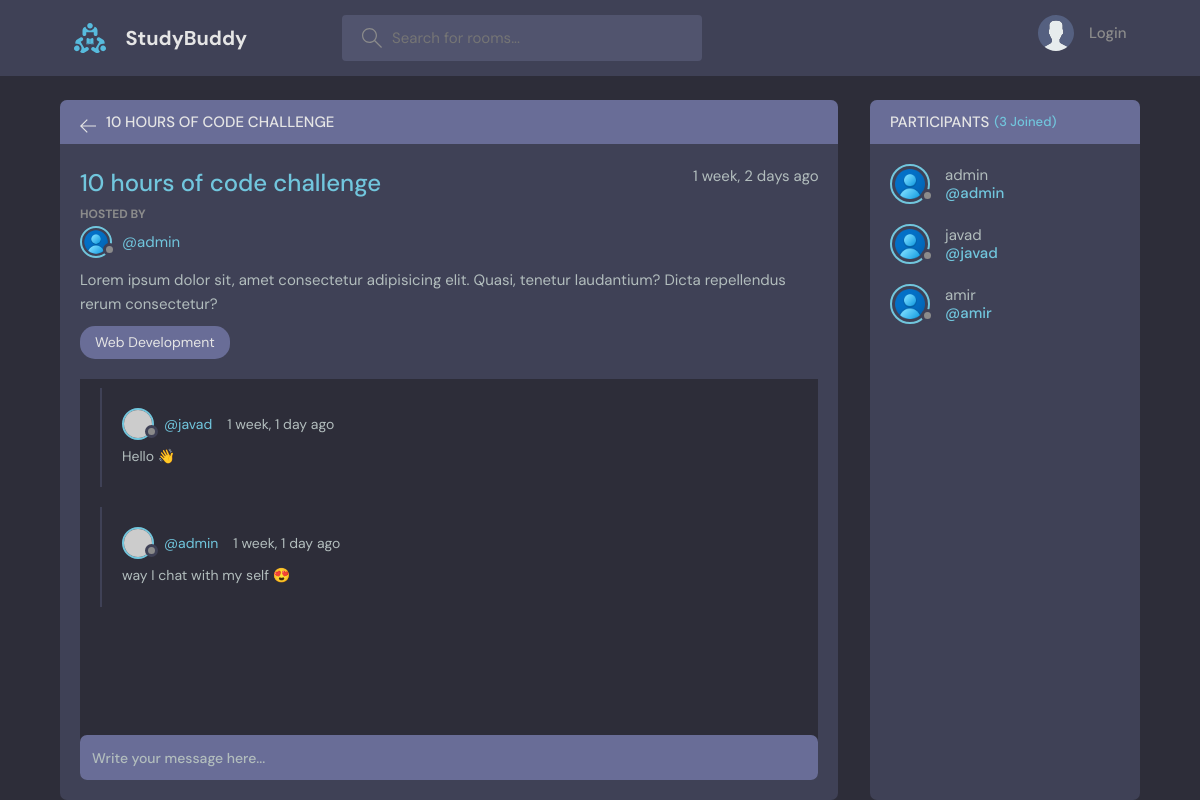
/room/3/, run on an earlier commit of the app's database.
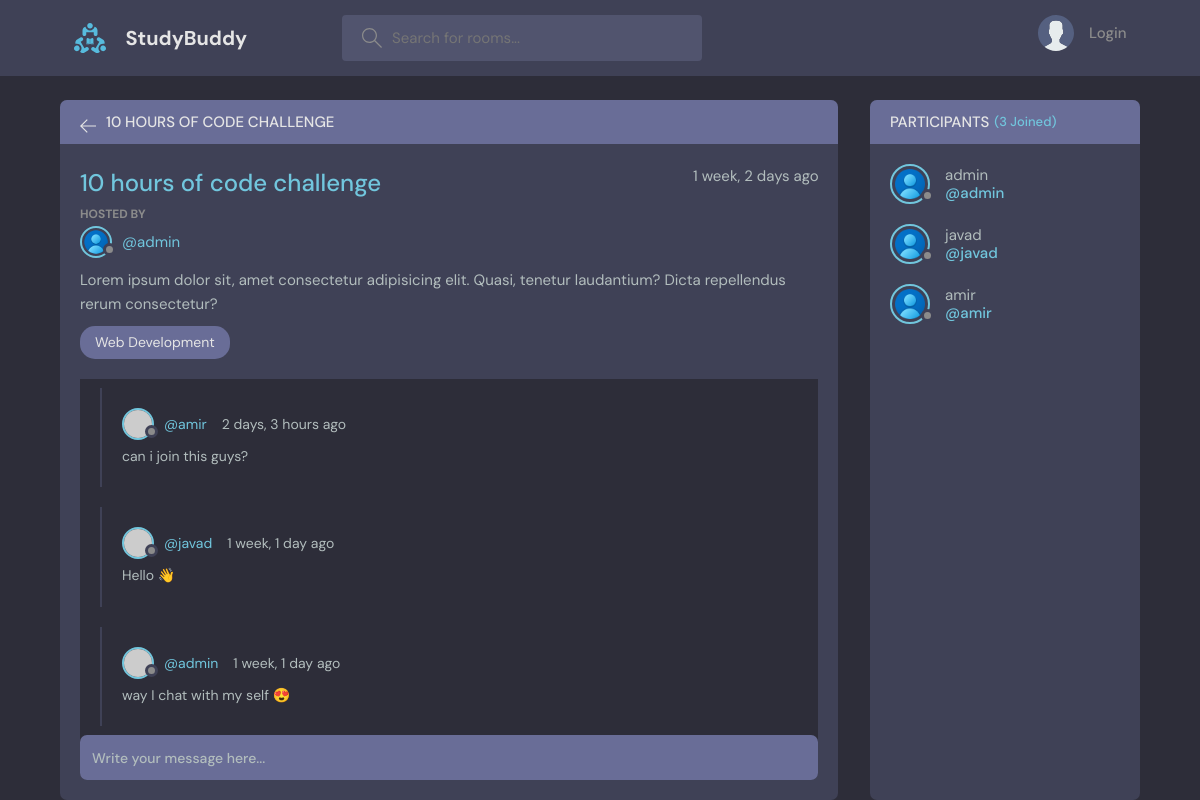
And on a later commit of the database.
### base/models.py (models this page shows, shortened)
class Message(models.Model):
    user = models.ForeignKey(
        User, on_delete=models.CASCADE)
    room = models.ForeignKey(
        Room, on_delete=models.CASCADE)
    body = models.TextField()
    updated = models.DateTimeField(auto_now=True)
    created = models.DateTimeField(auto_now_add=True)
    class Meta:
        ordering = ['-updated', '-created']

### base/views.py (the view, shortened to what this page needs)
# urls.py: path('room/<str:pk>/', views.room, name="room"),
def room(request, pk):
    room = Room.objects.get(id = pk)
    room_messages = room.message_set.all().order_by('-created')
    participants = room.participants.all()
    return render(request, 'base/room.html', {
    "room": room,
    "room_messages": room_messages,
    "participants": participants
})

### base/models.py (called while the page is built)
    def __str__(self):
        return self.name

### base/templates/base/room.html (shortened to what this page needs)
{% extends 'base/layout.html' %}
{% block body %}
    <main class="profile-page layout layout--2">
      <div class="container">
        <div class="room">
          <div class="room__top">
            <div class="room__topLeft">
              <a href="{% url 'home' %}">
                <svg version="1.1" xmlns="http://www.w3.org/2000/svg" width="32" height="32" viewBox="0 0 32 32">
                  <title>arrow-left</title>
                  <path
                    d="M13.723 2.286l-13.723 13.714 13.719 13.714 1.616-1.611-10.96-10.96h27.625v-2.286h-27.625l10.965-10.965-1.616-1.607z"
                  ></path>
                </svg>
              </a>
              <h3>{{room.name}}</h3>
            </div>
          </div>
          <div class="room__box scroll">
            <div class="room__header scroll">
              <div class="room__info">
                <h3>{{room.name}}</h3>
                <span>{{room.created | timesince}} ago</span>
              </div>
              <div class="room__hosted">
                <p>Hosted By</p>
                <a href="{% url 'user-profile' room.host.id %}" class="room__author">
                  <div class="avatar avatar--small">
                    <img>
                  </div>
                  <span>@{{room.host.username}}</span>
                </a>
              </div>
              <div class="room__details">
                Lorem ipsum dolor sit, amet consectetur adipisicing elit. Quasi, tenetur laudantium? Dicta repellendus
                rerum consectetur?
              </div>
              <span class="room__topics">{{room.topic}}</span>
            </div>
            <div class="room__conversation">
              <div class="threads scroll">
                {% for message in room_messages %}
                <div class="thread">
                  <div class="thread__top">
                    <div class="thread__author">
                      <a href="{% url 'user-profile' message.user.id %}" class="thread__authorInfo">
                        <div class="avatar avatar--small">
                          <img src="https://randomuser.me/api/portraits/men/37.jpg" />
                        </div>
                        <span>@{{message.user}}</span>
                      </a>
                      <span class="thread__date">{{message.created | timesince}} ago</span>
                    </div>
                  </div>
                  <div class="thread__details">
                    {{message.body}}
                  </div>
                </div>
                {% endfor %}
              </div>
            </div>
          </div>
          <div class="room__message">
            <form action="#"><input name="" placeholder="Write your message here..." /></form>
          </div>
        </div>
        <div class="participants">
          <h3 class="participants__top">Participants <span>({{participants.count}} Joined)</span></h3>
          <div class="participants__list scroll">
            {% for user in participants %}
            <a href="{% url 'user-profile' user.id %}" class="participant">
              <div class="avatar avatar--medium">
                <img>
              </div>
              <p>
                {{user.username}}
                <span>@{{user.username}}</span>
              </p>
            </a>
            {% endfor %}
          </div>
        </div>
      </div>
    </main>
{% endblock %}

What changed in the data, as far as the page shows it:
added Message: user "amir", created "2 days, 3 hours", body "can i join this guys?"
